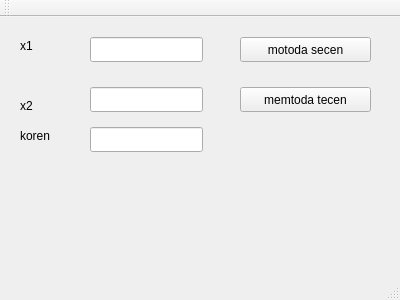
<?xml version="1.0" encoding="UTF-8"?>
<ui version="4.0">
 <class>MainWindow</class>
 <widget class="QMainWindow" name="MainWindow">
  <property name="geometry">
   <rect>
    <x>0</x>
    <y>0</y>
    <width>400</width>
    <height>300</height>
   </rect>
  </property>
  <property name="windowTitle">
   <string>MainWindow</string>
  </property>
  <widget class="QWidget" name="centralWidget">
   <widget class="QPushButton" name="pushButton">
    <property name="geometry">
     <rect>
      <x>240</x>
      <y>20</y>
      <width>131</width>
      <height>25</height>
     </rect>
    </property>
    <property name="text">
     <string>motoda secen</string>
    </property>
   </widget>
   <widget class="QLineEdit" name="lineEdit">
    <property name="geometry">
     <rect>
      <x>90</x>
      <y>20</y>
      <width>113</width>
      <height>25</height>
     </rect>
    </property>
   </widget>
   <widget class="QLineEdit" name="lineEdit_2">
    <property name="geometry">
     <rect>
      <x>90</x>
      <y>70</y>
      <width>113</width>
      <height>25</height>
     </rect>
    </property>
   </widget>
   <widget class="QLineEdit" name="lineEdit_3">
    <property name="geometry">
     <rect>
      <x>90</x>
      <y>110</y>
      <width>113</width>
      <height>25</height>
     </rect>
    </property>
   </widget>
   <widget class="QLabel" name="label">
    <property name="geometry">
     <rect>
      <x>20</x>
      <y>20</y>
      <width>60</width>
      <height>17</height>
     </rect>
    </property>
    <property name="text">
     <string>x1</string>
    </property>
   </widget>
   <widget class="QLabel" name="label_2">
    <property name="geometry">
     <rect>
      <x>20</x>
      <y>80</y>
      <width>60</width>
      <height>17</height>
     </rect>
    </property>
    <property name="text">
     <string>x2</string>
    </property>
   </widget>
   <widget class="QLabel" name="label_3">
    <property name="geometry">
     <rect>
      <x>20</x>
      <y>110</y>
      <width>60</width>
      <height>17</height>
     </rect>
    </property>
    <property name="text">
     <string>koren</string>
    </property>
   </widget>
   <widget class="QPushButton" name="pushButton_2">
    <property name="geometry">
     <rect>
      <x>240</x>
      <y>70</y>
      <width>131</width>
      <height>25</height>
     </rect>
    </property>
    <property name="text">
     <string>memtoda tecen</string>
    </property>
   </widget>
  </widget>
  <widget class="QMenuBar" name="menuBar">
   <property name="geometry">
    <rect>
     <x>0</x>
     <y>0</y>
     <width>400</width>
     <height>22</height>
    </rect>
   </property>
  </widget>
  <widget class="QToolBar" name="mainToolBar">
   <attribute name="toolBarArea">
    <enum>TopToolBarArea</enum>
   </attribute>
   <attribute name="toolBarBreak">
    <bool>false</bool>
   </attribute>
  </widget>
  <widget class="QStatusBar" name="statusBar"/>
 </widget>
 <layoutdefault spacing="6" margin="11"/>
 <resources/>
 <connections/>
</ui>
